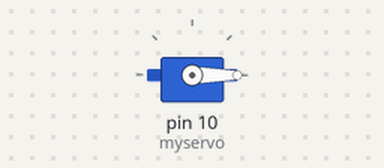
Bench run of a sketch on a simulated Arduino Uno, built with avr-gcc and run on an emulated ATmega328P. Parts: servo.

Above: at 0.05 s.
At 1.5 s:
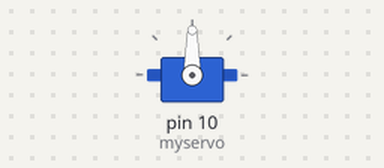
At 3.0 s:
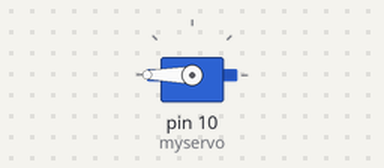
Timing chart, 0 to 6.9 s (numbered marks = the images above):
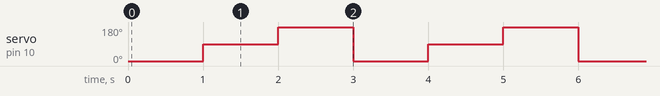

The sketch:

servo.ino
```cpp
#include <Servo.h>
Servo myservo;
void setup() {
  myservo.attach(10);
}

void loop() {
  myservo.write(0);
  delay(1000);
  myservo.write(90);
  delay(1000);
  myservo.write(180);
  delay(1000);
  myservo.end();


}
```

Measured:
- by itself, servo on pin 10 (myservo): repeats every 3.0 s: 180° 1.0 s, 0° 1.0 s, 90° 1.0 s
